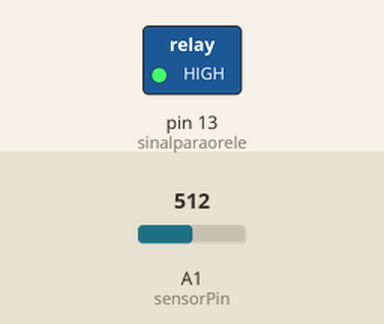
The sketch below on a simulated Arduino Uno, built with avr-gcc and run on an emulated ATmega328P. Shown: switched loads named in the sketch (green lamp = pin HIGH). Inputs (shaded band) come from the test bench; at power-on: A1 (sensorPin) = 512. What the sketch prints to the serial monitor is not drawn.

Above: at 0.2 s.
Timing chart, 0 to 1.7 s (numbered marks = the images above):
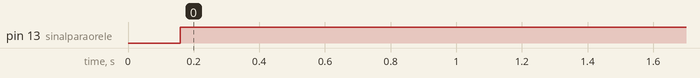

Measured:
- by itself, pin 13 (sinalparaorele): LOW → HIGH at 0.16 s

The sketch:

Prueba_intensidad_5min_Prueba_filtros.ino
```cpp
const int sensorPin = A1;
int sinalparaorele = 13;
const unsigned long duracionMuestreo = 300000; // 5 minutos en ms
unsigned long tiempoInicio;

// Configuración de filtros (selección por Serial)
#define FILTRO_NINGUNO 0
#define FILTRO_MEDIA_MOVIL 1
#define FILTRO_KALMAN 2
#define FILTRO_EXPONENCIAL 3
byte filtroActivo = FILTRO_MEDIA_MOVIL; // Filtro inicial

// 1. Configuración Media Móvil
const int ventanaMediaMovil = 20;
float bufferMediaMovil[ventanaMediaMovil];
int indiceMediaMovil = 0;
float sumaMediaMovil = 0;

// 2. Configuración Kalman
float voltajeKalman = 0;
float P = 2.0, Q = 0.04, R = 0.4; // Parámetros Kalman

// 3. Configuración Filtro Exponencial
float voltajeExp = 0;
const float alpha = 0.1; // Factor de suavizado (0.1 a 0.3)

void setup() {
  Serial.begin(9600);
  tiempoInicio = millis();

  Serial.println("Sistema listo. Envia por Serial:");
  Serial.println("1 -> Media Móvil (10 muestras)");
  Serial.println("2 -> Kalman (Q=0.01, R=0.1)");
  Serial.println("3 -> Filtro Exponencial (alpha=0.2)");
  Serial.println("0 -> Sin filtro");
  Serial.println("\nFormato de datos:");
  Serial.println("Tiempo(ms)\tCrudo\tMediaMovil\tKalman\tExponencial");

  pinMode(sinalparaorele, OUTPUT); //Define o pino como saida

}

void loop() {
  digitalWrite(sinalparaorele, HIGH);
  // Cambiar filtro por Serial
  if (Serial.available() > 0) {
    char opcion = Serial.read();
    switch (opcion) {
      case '1': filtroActivo = FILTRO_MEDIA_MOVIL; break;
      case '2': filtroActivo = FILTRO_KALMAN; break;
      case '3': filtroActivo = FILTRO_EXPONENCIAL; break;
      case '0': filtroActivo = FILTRO_NINGUNO; break;
    }
  }

  unsigned long tiempoActual = millis();
  if (tiempoActual - tiempoInicio < duracionMuestreo) {
    float voltajeRaw = analogRead(sensorPin) * (5.0 / 1023.0);

    // Aplicar todos los filtros (para comparación)
    float mm = mediaMovil(voltajeRaw);
    float kl = kalman(voltajeRaw);
    float ex = exponencial(voltajeRaw);

    // Enviar datos (formato CSV)
    Serial.print(tiempoActual - tiempoInicio); // Tiempo
    Serial.print("\t");
    Serial.print(0); //sp
    Serial.print("\t");
    Serial.print(voltajeRaw, 3);  // Crudo
    Serial.print("\t");
    Serial.print(mm, 3);          // Media Móvil
    Serial.print("\t");
    Serial.print(kl, 3);          // Kalman
    Serial.print("\t");
    Serial.println(ex, 3);        // Exponencial

    delay(10);
  } else {
    Serial.println("Muestreo completado.");
    while(true);
  }
}

// 1. Media Móvil (eficiente)
float mediaMovil(float nuevaMuestra) {
  sumaMediaMovil -= bufferMediaMovil[indiceMediaMovil];
  sumaMediaMovil += nuevaMuestra;
  bufferMediaMovil[indiceMediaMovil] = nuevaMuestra;
  indiceMediaMovil = (indiceMediaMovil + 1) % ventanaMediaMovil;
  return sumaMediaMovil / ventanaMediaMovil;
}

// 2. Kalman
float kalman(float nuevaMuestra) {
  P += Q;
  float K = P / (P + R);
  voltajeKalman += K * (nuevaMuestra - voltajeKalman);
  P *= (1 - K);
  return voltajeKalman;
}

// 3. Filtro Exponencial
float exponencial(float nuevaMuestra) {
  voltajeExp = alpha * nuevaMuestra + (1 - alpha) * voltajeExp;
  return voltajeExp;
}
```
